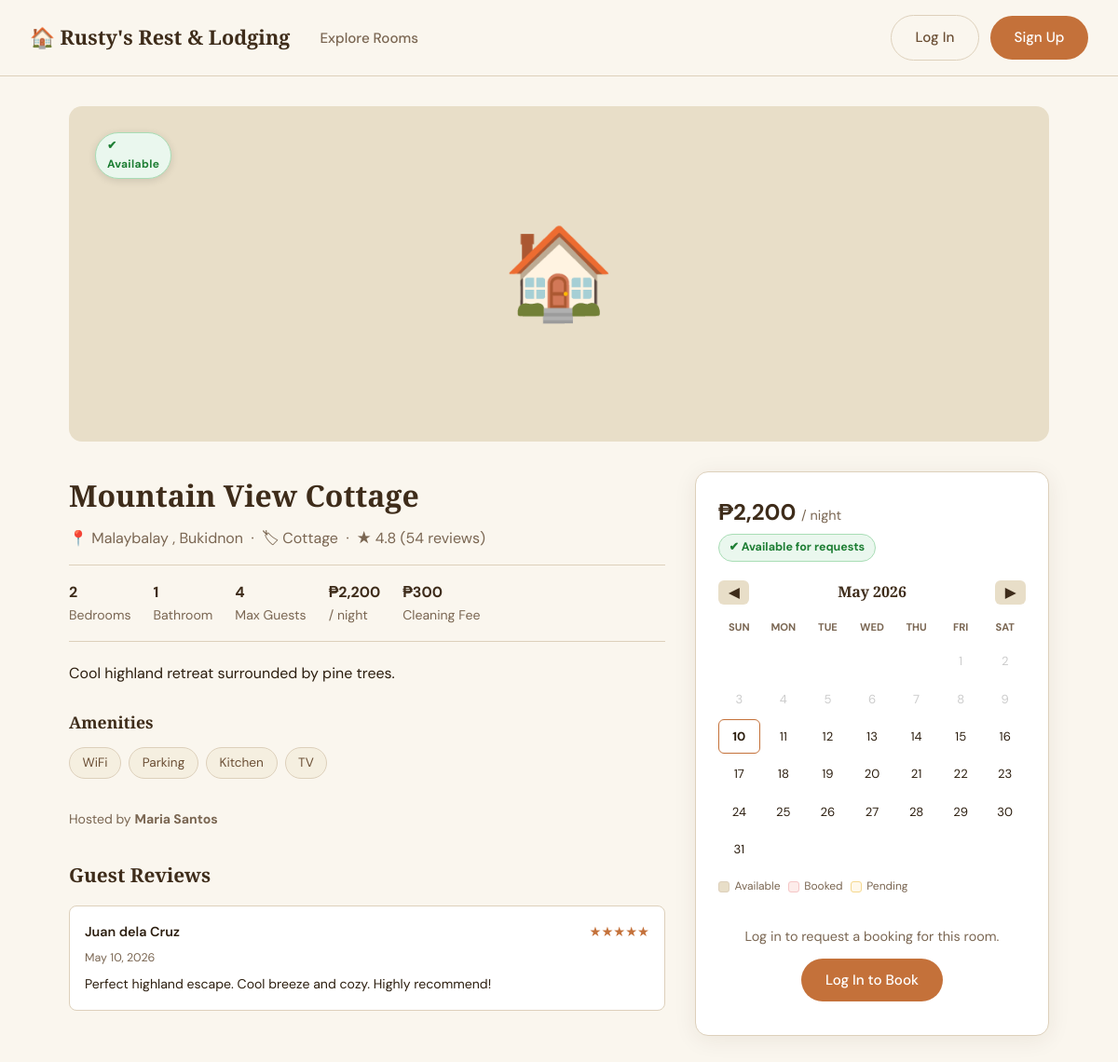
The page /room.php?id=2 on the database its author committed.
### tables this page shows
CREATE TABLE IF NOT EXISTS listings (
  id                INT UNSIGNED   AUTO_INCREMENT PRIMARY KEY,
  host_id           INT UNSIGNED   NOT NULL,
  title             VARCHAR(200)   NOT NULL,
  type              VARCHAR(50)    NOT NULL,
  description       TEXT           DEFAULT NULL,
  address           VARCHAR(255)   DEFAULT NULL,
  city              VARCHAR(100)   NOT NULL,
  province          VARCHAR(100)   DEFAULT NULL,
  bedrooms          TINYINT UNSIGNED NOT NULL DEFAULT 1,
  bathrooms         TINYINT UNSIGNED NOT NULL DEFAULT 1,
  max_guests        TINYINT UNSIGNED NOT NULL DEFAULT 2,
  price_per_night   DECIMAL(10,2)  NOT NULL,
  cleaning_fee      DECIMAL(10,2)  NOT NULL DEFAULT 0.00,
  security_deposit  DECIMAL(10,2)  NOT NULL DEFAULT 0.00,
  amenities         JSON           DEFAULT NULL,
  cover_photo       VARCHAR(255)   DEFAULT NULL,
  rating            DECIMAL(3,2)   NOT NULL DEFAULT 0.00,
  review_count      INT UNSIGNED   NOT NULL DEFAULT 0,
  available         TINYINT(1)     NOT NULL DEFAULT 1,
  created_at        DATETIME NOT NULL DEFAULT CURRENT_TIMESTAMP,
  updated_at        DATETIME NOT NULL DEFAULT CURRENT_TIMESTAMP ON UPDATE CURRENT_TIMESTAMP,
  CONSTRAINT fk_listing_host FOREIGN KEY (host_id) REFERENCES users(id) ON DELETE CASCADE
);

CREATE TABLE IF NOT EXISTS reviews (
  id          INT UNSIGNED  AUTO_INCREMENT PRIMARY KEY,
  listing_id  INT UNSIGNED  NOT NULL,
  user_id     INT UNSIGNED  NOT NULL,
  rating      TINYINT UNSIGNED NOT NULL,
  comment     TEXT          DEFAULT NULL,
  created_at  DATETIME NOT NULL DEFAULT CURRENT_TIMESTAMP,
  CONSTRAINT fk_review_listing FOREIGN KEY (listing_id) REFERENCES listings(id) ON DELETE CASCADE,
  CONSTRAINT fk_review_user    FOREIGN KEY (user_id)    REFERENCES users(id)    ON DELETE CASCADE
);

### db.php (called while the page is built, shortened)
<?php
function isLoggedIn(): bool {
    return !empty($_SESSION['user_id']);
}
function currentUser(): ?array {
    if (!isLoggedIn()) return null;
    return [
        'id'    => $_SESSION['user_id'],
        'name'  => $_SESSION['user_name']  ?? 'Guest',
        'email' => $_SESSION['user_email'] ?? '',
        'role'  => $_SESSION['user_role']  ?? 'guest',
    ];
}

### room.php (the view, shortened to what this page needs)
<?php
require_once 'db.php';
$user      = currentUser();
$listingId = cleanInt($_GET['id'] ?? 0);
try {
    $db   = getDB();
    $stmt = $db->prepare("
        SELECT l.*,
               CONCAT(u.first_name,' ',u.last_name) AS host_name,
               u.email AS host_email
        FROM listings l
        JOIN users u ON u.id = l.host_id
        WHERE l.id = ? LIMIT 1
    ");
    $stmt->execute([$listingId]);
    $room = $stmt->fetch();
    $amenities = json_decode($room['amenities'] ?? '[]', true) ?: [];
    $revStmt = $db->prepare("
        SELECT r.rating, r.comment, r.created_at,
               CONCAT(u.first_name,' ',u.last_name) AS reviewer
        FROM reviews r JOIN users u ON u.id = r.user_id
        WHERE r.listing_id = ?
        ORDER BY r.created_at DESC LIMIT 10
    ");
    $revStmt->execute([$listingId]);
    $reviews = $revStmt->fetchAll();
} catch (PDOException $e) {
    header('Location: listings.php');
    exit;
}
$isHost  = $user && $user['id'] == $room['host_id'];
$isGuest = $user && !$isHost;
?>
<!DOCTYPE html>
<html lang="en">
<head>
  <link rel="stylesheet" href="style.css">
</head>
<body>
<?php include 'navbar.php'; ?>
<div class="room-page">
  <div class="room-hero">
    <?php if (!empty($room['cover_photo'])): ?>
      <img src="<?= htmlspecialchars($room['cover_photo']) ?>"
           alt="<?= htmlspecialchars($room['title']) ?>">
    <?php else: ?>
      🏠
    <?php endif; ?>
    <div style="position:absolute;top:1rem;left:1rem">
      <?php if ($room['available']): ?>
        <span class="avail-badge avail-yes">✔ Available</span>
      <?php else: ?>
        <span class="avail-badge avail-no">✘ Not Available</span>
      <?php endif; ?>
    </div>
  </div>
  <div class="room-layout">
    <div class="room-info">
      <h1 class="room-title"><?= htmlspecialchars($room['title']) ?></h1>
      <div class="room-location">
        📍 <?= htmlspecialchars($room['city']) ?>
        <?php if ($room['province']): ?>, <?= htmlspecialchars($room['province']) ?><?php endif; ?>
        &nbsp;·&nbsp; 🏷 <?= htmlspecialchars($room['type']) ?>
        &nbsp;·&nbsp; ★ <?= number_format($room['rating'], 1) ?>
        (<?= $room['review_count'] ?> reviews)
      </div>
      <div class="room-specs">
        <div class="room-spec"><strong><?= $room['bedrooms'] ?></strong><span>Bedroom<?= $room['bedrooms']>1?'s':'' ?></span></div>
        <div class="room-spec"><strong><?= $room['bathrooms'] ?></strong><span>Bathroom<?= $room['bathrooms']>1?'s':'' ?></span></div>
        <div class="room-spec"><strong><?= $room['max_guests'] ?></strong><span>Max Guests</span></div>
        <div class="room-spec"><strong>₱<?= number_format($room['price_per_night']) ?></strong><span>/ night</span></div>
        <?php if ($room['cleaning_fee'] > 0): ?>
          <div class="room-spec"><strong>₱<?= number_format($room['cleaning_fee']) ?></strong><span>Cleaning Fee</span></div>
        <?php endif; ?>
      </div>
      <?php if ($room['description']): ?>
        <p class="room-desc"><?= nl2br(htmlspecialchars($room['description'])) ?></p>
      <?php endif; ?>
      <?php if ($amenities): ?>
        <h3 style="font-size:1.1rem;margin-bottom:.75rem">Amenities</h3>
        <div class="amenity-list">
          <?php foreach ($amenities as $a): ?>
            <span class="amenity-pill"><?= htmlspecialchars($a) ?></span>
          <?php endforeach; ?>
        </div>
      <?php endif; ?>
      <p style="color:var(--text-muted);font-size:.88rem">
        Hosted by <strong><?= htmlspecialchars($room['host_name']) ?></strong>
      </p>
      <?php if ($reviews): ?>
      <div class="reviews-section" style="margin-top:2rem">
        <h3>Guest Reviews</h3>
        <?php foreach ($reviews as $r): ?>
          <div class="review-card">
            <div class="review-header">
              <span class="review-name"><?= htmlspecialchars($r['reviewer']) ?></span>
              <span class="review-stars"><?= str_repeat('★', $r['rating']) ?><?= str_repeat('☆', 5-$r['rating']) ?></span>
            </div>
            <div class="review-date"><?= date('M j, Y', strtotime($r['created_at'])) ?></div>
            <?php if ($r['comment']): ?>
              <p class="review-text" style="margin-top:.4rem"><?= htmlspecialchars($r['comment']) ?></p>
            <?php endif; ?>
          </div>
        <?php endforeach; ?>
      </div>
      <?php endif; ?>
    </div>
    <div class="booking-sidebar">
      <div class="sidebar-price">
        ₱<?= number_format($room['price_per_night']) ?>
        <span>/ night</span>
      </div>
      <div class="sidebar-avail">
        <?php if ($room['available']): ?>
          <span class="avail-badge-inline avail-yes">✔ Available for requests</span>
        <?php else: ?>
          <span class="avail-badge-inline avail-no">✘ Not accepting bookings</span>
        <?php endif; ?>
      </div>
      <div class="cal-wrap">
        <div class="cal-header">
          <button class="cal-nav" id="calPrev">◀</button>
          <h4 id="calMonthLabel"></h4>
          <button class="cal-nav" id="calNext">▶</button>
        </div>
        <div class="cal-grid" id="calGrid">
        </div>
        <div class="cal-legend">
          <div class="leg-item"><div class="leg-dot leg-avail"></div> Available</div>
          <div class="leg-item"><div class="leg-dot leg-approved"></div> Booked</div>
          <div class="leg-item"><div class="leg-dot leg-pending"></div> Pending</div>
        </div>
      </div>
      <?php if ($isGuest && $room['available']): ?>
      <div id="avail-banner" class="avail-banner"></div>
      <form id="bookingForm">
        <?= csrfField() ?>
        <input type="hidden" name="action"     value="create_booking">
        <input type="hidden" name="listing_id" value="<?= $room['id'] ?>">
        <input type="hidden" name="check_in"   id="f-checkin">
        <input type="hidden" name="check_out"  id="f-checkout">
        <div class="form-group" style="margin-bottom:.75rem">
          <label>Selected Dates</label>
          <div id="selected-dates-display" style="padding:.65rem 1rem;background:var(--beige);
               border-radius:var(--radius-sm);font-size:.88rem;color:var(--text-muted)">
            Click the calendar to pick check-in → check-out
          </div>
        </div>
        <div class="form-group">
          <label>Guests</label>
          <select name="guests" id="f-guests">
            <?php for ($i=1;$i<=$room['max_guests'];$i++): ?>
              <option value="<?= $i ?>"><?= $i ?> Guest<?= $i>1?'s':'' ?></option>
            <?php endfor; ?>
          </select>
        </div>
        <div class="form-group">
          <label>Payment Method</label>
          <select name="payment_method">
            <option value="GCash">GCash</option>
            <option value="Card">Credit / Debit Card</option>
            <option value="Cash">Cash on Arrival</option>
          </select>
        </div>
        <div class="form-group">
          <label>Special Requests</label>
          <textarea name="special_requests" rows="2"
                    placeholder="Early check-in, extra pillows…"></textarea>
        </div>
        <div class="price-breakdown" id="price-breakdown" style="display:none">
          <div class="price-line">
            <span id="pb-rate">Rate</span><span id="pb-rate-val"></span>
          </div>
          <div class="price-line">
            <span>Cleaning Fee</span>
            <span>₱<?= number_format($room['cleaning_fee']) ?></span>
          </div>
          <div class="price-line total">
            <strong>Total</strong><strong id="pb-total"></strong>
          </div>
        </div>
        <button type="submit" class="btn-primary w-full" id="bookBtn"
                style="margin-top:.75rem" disabled>
          Select Dates First
        </button>
      </form>
      <?php elseif (!$user): ?>
      <div style="text-align:center;padding:.75rem 0">
        <p style="color:var(--text-muted);margin-bottom:.75rem;font-size:.9rem">
          Log in to request a booking for this room.
        </p>
        <a href="login.php?redirect=room.php%3Fid=<?= $room['id'] ?>" class="btn-primary">
          Log In to Book
        </a>
      </div>
      <?php endif; ?>
    </div>
  </div>
</div>
</body>
</html>

### style.css (style rules this page uses)
:root { --beige: #F5EFE0; --beige-light: #FAF6EE; --beige-dark: #E8DEC8; --cream: #FDF9F3; --brown: #6B4F35; --brown-light: #9B7558; --brown-dark: #3E2C1A; --accent: #C4713A; --accent-hover: #A85E2B; --text: #2C1E0F; --text-muted: #7A6652; --border: #DDD0BB; --white: #FFFFFF; --shadow: 0 4px 24px rgba(60,35,10,.08); --shadow-lg: 0 12px 40px rgba(60,35,10,.14); --radius: 14px; --radius-sm: 8px; --t: .2s ease; --avail-yes-bg: #eaf7ee; --avail-yes-text: #1e7e34; --avail-yes-border:#a8ddb5; --avail-no-bg: #fdecea; --avail-no-text: #a61c00; --avail-no-border:#f5c6c6; }
*,*::before,*::after { box-sizing:border-box;margin:0;padding:0 }
html { scroll-behavior:smooth }
body { font-family:'DM Sans',sans-serif;background:var(--beige-light);color:var(--text);line-height:1.6 }
h1,h2,h3,h4 { font-family:'Playfair Display',serif;color:var(--brown-dark) }
a { color:var(--accent);text-decoration:none;transition:color var(--t) }
.btn-primary { display:inline-block;padding:.7rem 1.6rem;background:var(--accent); color:var(--white);border:none;border-radius:50px;font-weight:500; cursor:pointer;transition:background var(--t),transform var(--t),box-shadow var(--t); font-family:'DM Sans',sans-serif;font-size:.95rem }
.avail-badge { position:absolute;top:.75rem;left:.75rem; display:inline-flex;align-items:center;gap:.3rem; padding:.3rem .75rem;border-radius:50px; font-size:.75rem;font-weight:700;letter-spacing:.03em; border:1.5px solid transparent; box-shadow:0 2px 8px rgba(0,0,0,.12); pointer-events:none;z-index:2 }
.avail-yes { background:var(--avail-yes-bg);color:var(--avail-yes-text); border-color:var(--avail-yes-border) }
.avail-badge-inline { display:inline-flex;align-items:center;gap:.3rem; padding:.25rem .65rem;border-radius:50px; font-size:.78rem;font-weight:700;border:1.5px solid transparent }
.avail-badge-inline.avail-yes { background:var(--avail-yes-bg);color:var(--avail-yes-text);border-color:var(--avail-yes-border) }

### rows shown on the page
listings: title "Mountain View Cottage", city "Malaybalay", province "Bukidnon", type "Cottage", rating "4.8", review_count "54", bedrooms "2", bathrooms "1", max_guests "4", price_per_night "2,200", cleaning_fee "300", description "Cool highland retreat surrounded by pine trees.", amenities "WiFi", amenities "Parking", amenities "Kitchen", amenities "TV"
reviews: reviewer "Juan dela Cruz", rating "★★★★★", created_at "May 10, 2026", comment "Perfect highland escape. Cool breeze and cozy. Highly recommend!"

### other values the page prints
$room['host_name'] "Maria Santos"
